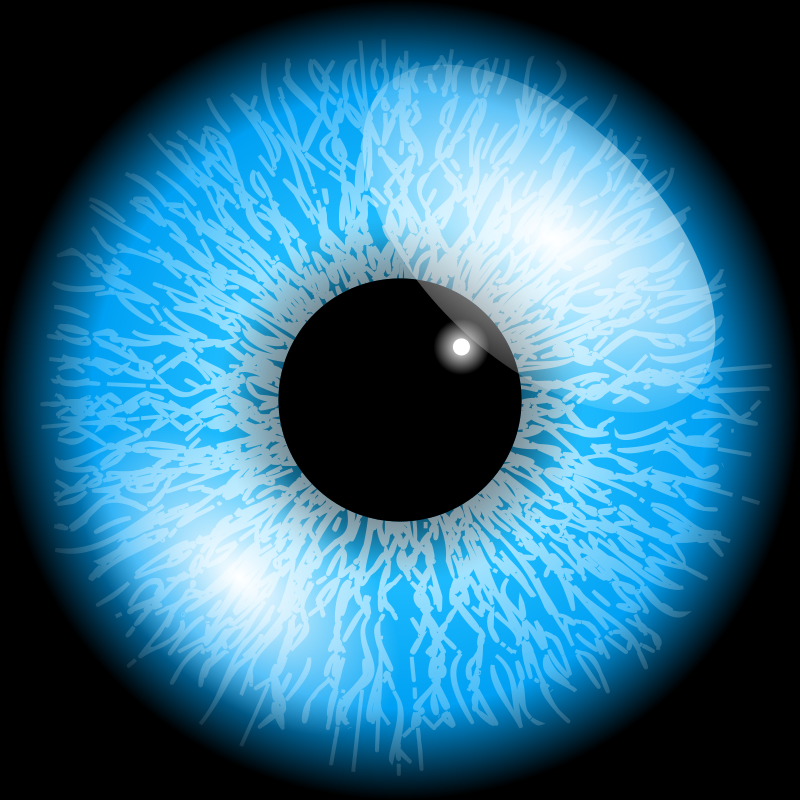
#> input picture server/eye.png, 800 x 800 px, given in place of the camera
$ python MotionDetector.py   (older library calls are emulated)
#> lines starting #> are read from the running program, lines starting #| are printed output that depends on the picture
#> in motionDetector, frame is the input picture: shape (800, 800, 3); mean B, G, R 134, 106.5, 50.2
import imutils
import datetime
import time
import cv2
from FacialDetect import frameFacialDetect

def treatFrame(img):
    img = imutils.resize(img, width=500)
    img = cv2.cvtColor(img, cv2.COLOR_BGR2GRAY)
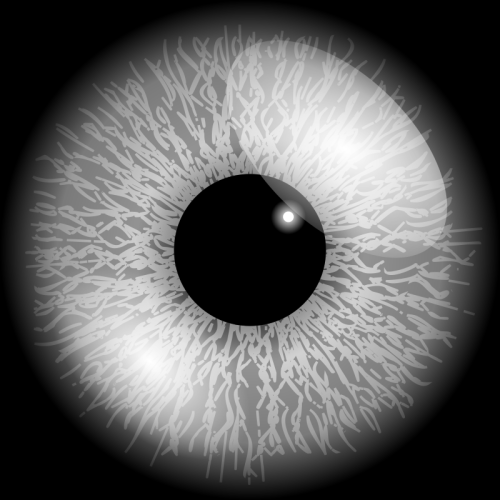
#> img: shape (500, 500); min 0, max 255, mean 92.8
    return cv2.GaussianBlur(img, (21, 21), 0)
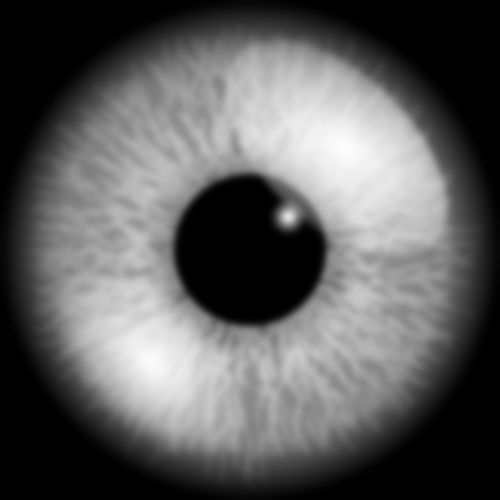
#> returned value: shape (500, 500); min 0, max 253, mean 92.8

def motionDetector(minArea=None, adjustRate=None,delay=None):
    minArea = 200
    adjustRate = 0.2
    delay = 1
    camera = cv2.VideoCapture(0)
    ret, frame = camera.read()
    normalFrame = treatFrame(frame).copy().astype("float")
    while True:
        status, color = "No Movement", (0, 255, 0)
        ret, frame = camera.read()
        currentFrame = treatFrame(frame)
        cv2.accumulateWeighted(currentFrame, normalFrame, adjustRate)
        delta = cv2.absdiff(currentFrame, cv2.convertScaleAbs(normalFrame))
#> delta: shape (500, 500); every value is 0
#> normalFrame: shape (500, 500) float64; min 0, max 253, mean 92.8
        thresh = cv2.threshold(delta, 25, 255, cv2.THRESH_BINARY)[1]
        thresh = cv2.dilate(thresh, None, iterations=2)
        _,cnts,_ = cv2.findContours(thresh.copy(), cv2.RETR_EXTERNAL, cv2.CHAIN_APPROX_SIMPLE)
#> cnts = []
        for c in cnts:
            if cv2.contourArea(c) < minArea:
                continue
            (x, y, w, h) = cv2.boundingRect(c)
            cv2.rectangle(frame, (x, y), (x+w, y+h), (0,255,0), 2)
            status, color = "Motion Detected", (0, 0, 255)
#> this loop made 0 passes
        cv2.putText(frame, status, (10, 20), cv2.FONT_HERSHEY_SIMPLEX, 0.8, color, 2)
        cv2.putText(frame, datetime.datetime.now().strftime("%A %d %B %Y %I:%M:%S%p"), (10, frame.shape[0] - 10), cv2.FONT_HERSHEY_SIMPLEX, 0.35, (0, 255, 0), 1)
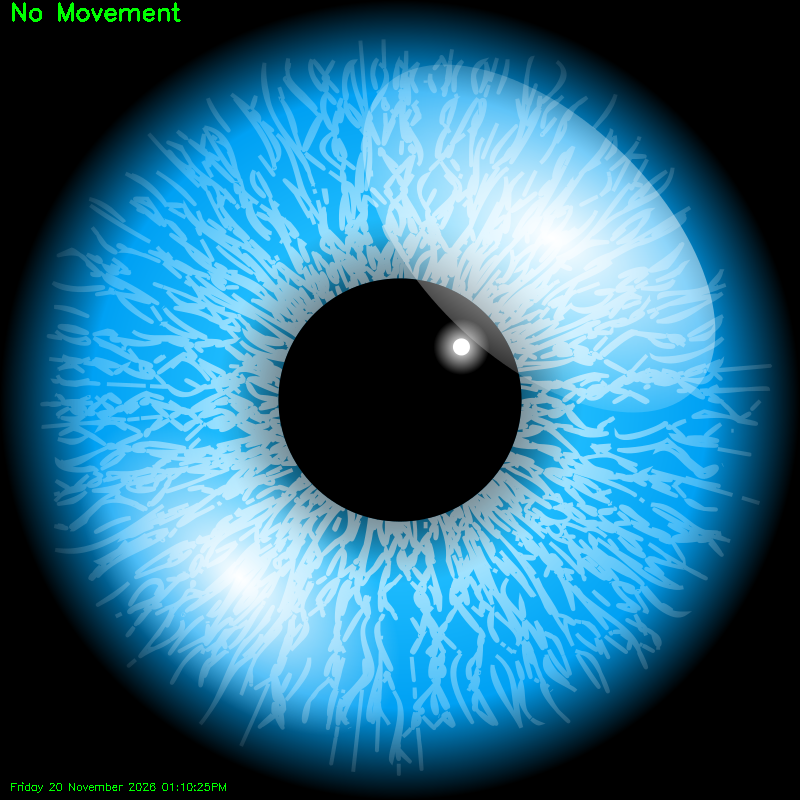
#> frame: shape (800, 800, 3); mean B, G, R 134, 107.2, 50.2
        cv2.imshow("Camera", frame)
        k = cv2.waitKey(delay) & 0xFF
#> (key Esc is pressed here)
        if k == 27:
            break
    del(camera)
    cv2.destroyAllWindows()

if __name__ == "__main__":
    motionDetector()
